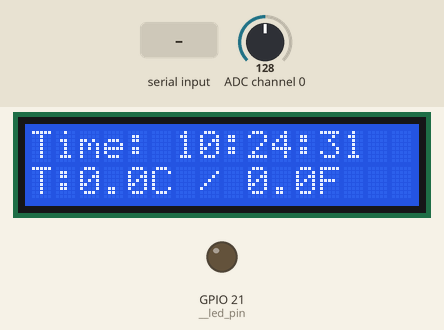
The program below on a simulated Raspberry Pi (BCM pin numbers). Parts: 16×2 character LCD, output pins drawn as LEDs (lit = HIGH). The inputs (shaded band) are chosen by the test bench; at power-on: ADC channel 0 = 128 (analog values on the 0–255 scale). The clock reads 2024-03-15 10:24:30 at power-on unless the program sets it; files the program writes start out absent; threads take turns every 2 ms; library files of the repository ran but are not shown: ADC0834.py; pins used as bus, display or sensor lines are not drawn; what the program prints to the terminal is not drawn.

Above: at 1.6 s.
1.7 s: ADC channel 0 set to 178
4.7 s: "+self.__filename+" typed at the terminal, then Enter
At 4.7 s:
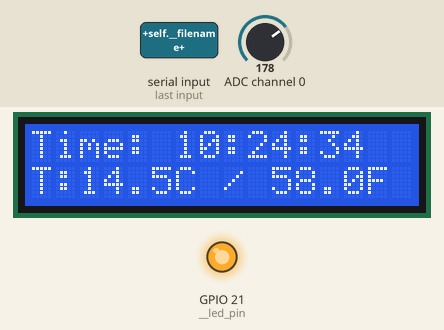
6.6 s: ADC channel 0 set to 224
9.6 s: "threads" typed at the terminal, then Enter
11.6 s: "help" typed at the terminal, then Enter
13.5 s: ADC channel 0 set to 255
At 14.7 s:
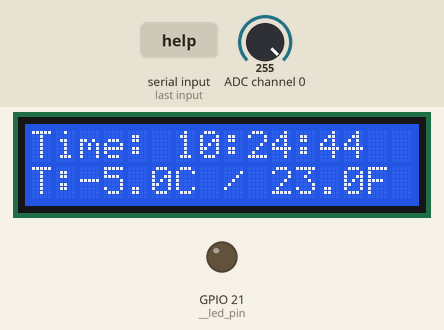
Timing chart, 0 to 16.5 s (numbered marks = the images above; inputs shaded):
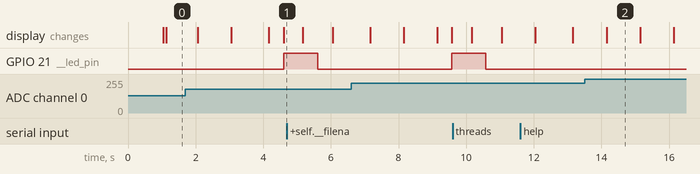

Measured:
- after the input at 13.5 s, GPIO 21 (__led_pin): stays LOW (without the input it goes to HIGH after 1.1 s)
- what the display in image 2 shows lasts 1.0 s, from 14.1 s to 15.1 s

The program:

home.py
```python
import RPi.GPIO as GPIO
import adafruit_dht as DHT
import board
from rpi_lcd import LCD
from signal import signal, SIGTERM, SIGHUP, pause
from threading import Thread
import time
from pathlib import Path
import logging
import math
import ADC0834

class Arbiter():
	def __init__(self):
		self.__currTime = time.localtime()
		logging.basicConfig(filename='runtime_'+self.configureFilename(self.__currTime)+'.log', encoding='utf-8', level=logging.DEBUG)
		logging.info(time.ctime()+' - Initializing...')
		logging.info(time.ctime()+' - Saving log to runtime_'+self.configureFilename(self.__currTime)+'.log')
		# self.__led_pin=13 # BOARD
		self.__led_pin=21 # BCM
		self.__led = False
		# self.__dht_pin=16 # BOARD
		self.__dht_pin=23
		self.__lcd = LCD()
		self.__temperature_c = 0
		self.__temperature_f = 0
		self.__humidity = 0
		self.__running = True
		ADC0834.setup()

		self.__threads = []
		signal(SIGTERM, self.safe_exit)
		signal(SIGHUP, self.safe_exit)
		self.__filename = './data/sensor_data_'+self.configureFilename(self.__currTime)+'.csv'
		if not Path('./data').is_dir():
			Path('./data').mkdir()
			logging.info(time.ctime()+' - ./data directory has been created.')
		if not Path('~'+self.__filename).is_file():
			with open(self.__filename, 'w', encoding='utf-8') as file:
				file.write('time_seconds,humidity,temperature')
			logging.info(time.ctime()+' - created '+self.__filename+' in the ./data folder.')
		logging.info(time.ctime()+' - Using ./data to store temperature and humidity data.')

	def __del__(self):
		self.clear()
		del self.__led_pin, self.__dht_pin, self.__lcd, self.__temperature_c, self.__temperature_f, self.__humidity, self.__running, self.__filename
		while len(self.__threads) > 0:
			if self.__threads[-1].is_alive():
				self.__threads[-1].join(1)
				if self.__threads[-1].is_alive():
					self.__threads[-1].terminate()
			del self.__threads[-1]
		del self.__threads

	def configureFilename(self, timeData):
		currTimeString = str(timeData[0])
		if len(str(timeData[1])) == 1:
			currTimeString += '0'+str(timeData[1])
		else:
			currTimeString += str(timeData[1])
		if len(str(timeData[2])) == 1:
			currTimeString += '0'+str(timeData[2])
		else:
			currTimeString += str(timeData[2])
		return currTimeString

	def clear(self):
		GPIO.cleanup()
		self.__lcd.clear()

	def safe_exit(signum, frame):
		exit(1)

	def start(self):
		self.__threads.append(Thread(target=self.led_control, name='led_control'))
		self.__threads[len(self.__threads)-1].start()
		self.__threads.append(Thread(target=self.temperature, name='temperature'))
		self.__threads[len(self.__threads)-1].start()
		self.__threads.append(Thread(target=self.lcd, name='lcd'))
		self.__threads[len(self.__threads)-1].start()
		exit_list = ['quit', 'exit', 'q']
		temperature = ['temp', 'temperature', 'tp', 't',]# 'humd', 'humidity', 'hd', 'h']
		while self.__running:
			user_input = input('Command: ')
			if user_input.lower() in exit_list:
				print(time.ctime()+' - Exiting...')
				logging.info(time.ctime()+' - Exiting...')
				self.__running = False
			elif user_input.lower() in temperature:
				print(time.ctime()+' - Temperature:{0:0.1f}C /{1:0.1f}F'.format(self.__temperature_c, self.__temperature_f))#, self.__humidity))
			elif user_input.lower() == 'threads':
				for i in self.__threads:
					print(time.ctime()+' - '+str(i.name)+' Alive Status:'+str(i.is_alive()))
			elif user_input.lower() == 'restart':
				print(time.ctime()+' - Restarting threads...')
				while len(self.__threads) > 0:
					print(time.ctime()+' - Killing thread '+str(self.__threads[0].name))
					self.__threads[0].join(1)
					if self.__threads[0].is_alive():
						self.__threads[0].terminate()
					del self.__threads[0]
				self.__threads.append(Thread(target=self.led_control, name='led_control'))
				self.__threads[len(self.__threads)-1].start()
				self.__threads.append(Thread(target=self.temperature, name='temperature'))
				self.__threads[len(self.__threads)-1].start()
				self.__threads.append(Thread(target=self.lcd, name='lcd'))
				self.__threads[len(self.__threads)-1].start()
			elif user_input.lower() == 'help':
				print('Currently supported commands are:\n')
				[print(i) for i in exit_list]
				[print(j) for j in temperature]
				print('threads')
				print('restart')
			else:
				print('Command not recognized.')
		self.__running = False
		self.__threads[len(self.__threads)-2].join()
		self.__threads[len(self.__threads)-1].join()
		# self.clear()

	def lcd(self):
		motion = False
		currTimestamp = time.time()
		while self.__running:
			currTime = time.localtime()
			if (time.time() - currTimestamp) >= 1:
				currTimeString = ''
				if len(str(currTime[3])) == 1:
					currTimeString += '0'+str(currTime[3])
				else:
					currTimeString += str(currTime[3])
				if len(str(currTime[4])) == 1:
					currTimeString += '0'+str(currTime[4])
				else:
					currTimeString += str(currTime[4])
				if len(str(currTime[5])) == 1:
					currTimeString += '0'+str(currTime[5])
				else:
					currTimeString += str(currTime[5])
				self.__lcd.text('Time: '+str(currTimeString[:2])+':'+str(currTimeString[2:4])+':'+str(currTimeString[4:]), 1)
				self.__lcd.text("T:{0:0.1f}C / {1:0.1f}F".format(self.__temperature_c, self.__temperature_f), 2)#, self.__humidity), 2)
				del currTime, currTimeString
				# time.sleep(0.25)

	def temperature(self):
		# GPIO.setup(self.__led_pin, GPIO.OUT)
		# GPIO.output(self.__led_pin,False)
		temperature_list = []
		# sampleSize = 10
		prevTime = time.time()
		while self.__running:
			try:
				# Getting Thermistor readings
				analogVal = ADC0834.getResult()
				Vr = 5 * float(analogVal) / 255
				Rt = 10000 * Vr / (5 - Vr)
				temp = 1/(((math.log(Rt / 10000)) / 3950) + (1 / (273.15+25)))
				Cel = temp - 273.15
				# Fah = Cel * 1.8 + 32
				# self.__temperature_c = Cel
				# self.__temperature_f = Fah
				temperature_list.append(Cel)
				# if len(temperature_list) >= sampleSize:
				if round(time.time()) % 5 == 0 and (time.time() - prevTime) >= 1:
					# GPIO.output(self.__led_pin,True)
					prevTime = time.time()
					self.__led = True
					temperature_c = 0
					for i in temperature_list:
						temperature_c += i
					self.__temperature_c = temperature_c / len(temperature_list)
					self.__temperature_f = self.__temperature_c * 1.8 +32
					currTime = time.localtime()
					if currTime[2] == self.__currTime[2]: # Use the current file
						with open(self.__filename, 'a', encoding='utf-8') as file:
							file.write(str(time.time())+','+str(self.__humidity)+','+str(self.__temperature_c))
					else: # Create a new file
						self.__currTime = currTime
						self.__filename = './data/sensor_data_'+self.configureFilename(self.__currTime)+'.csv'
						with open(self.__filename, 'w', encoding='utf-8') as file:
							file.write('time_seconds,humidity,temperature')
							file.write(str(time.time())+','+str(self.__humidity)+','+str(self.__temperature_c))
						logging.info(time.ctime()+' - created '+self.__filename+' in the ./data folder.')
					del currTime
					del temperature_list
					temperature_list = []
					# GPIO.output(self.__led_pin,False)
				# else:
					# time.sleep(4/sampleSize)
			except Exception as error:
				logging.error(time.ctime()+' - '+str(error))

	def led_control(self):
		GPIO.setup(self.__led_pin, GPIO.OUT)
		GPIO.output(self.__led_pin,False)
		while self.__running:
			if self.__led:
				GPIO.output(self.__led_pin,True)
				self.__led = False
				time.sleep(1)
				GPIO.output(self.__led_pin,False)
			time.sleep(0.1)

	def temp_hum(self):
		DHT_SENSOR=DHT.DHT11(board.D23)
		GPIO.setup(self.__led_pin, GPIO.OUT)
		GPIO.output(self.__led_pin,False)
		while self.__running:
			try:
				# Getting Thermistor readings
				analogVal = ADC0834.getResult()
				Vr = 5 * float(analogVal) / 255
				Rt = 10000 * Vr / (5 - Vr)
				temp = 1/(((math.log(Rt / 10000)) / 3950) + (1 / (273.15+25)))
				Cel = temp - 273.15
				Fah = Cel * 1.8 + 32
				self.__temperature_c = Cel
				self.__temperature_f = Fah

				# Print the values to the serial port
				temperature_c = DHT_SENSOR.temperature
				temperature_f = temperature_c * (9 / 5) + 32
				humidity = DHT_SENSOR.humidity

				# print(
				# 	"Temp: {:.1f} F / {:.1f} C    Humidity: {}% ".format(
				# 		temperature_f, temperature_c, humidity
				# 	)
				# )
				if temperature_c != None and humidity != None:
					GPIO.output(self.__led_pin,True)
					# print ('Celsius: %.2f °C  Fahrenheit: %.2f ℉' % (Cel, Fah))
					# if not temperature_c+1 >= Cel and not temperature_c-1 <= Cel:
					# 	self.__humidity, self.__temperature_c = humidity, Cel
					# else:
					# 	# Adding the two temperature readings together and dividing by two, finding their average
					# self.__humidity, self.__temperature_c = humidity, temperature_c
					self.__humidity = humidity
					currTime = time.localtime()
					if currTime[2] == self.__currTime[2]: # Use the current file
						with open(self.__filename, 'a', encoding='utf-8') as file:
							file.write(str(time.time())+','+str(self.__humidity)+','+str(self.__temperature_c))
					else: # Create a new file
						self.__currTime = currTime
						self.__filename = './data/sensor_data_'+self.configureFilename(self.__currTime)+'.csv'
						with open(self.__filename, 'w', encoding='utf-8') as file:
							file.write('time_seconds,humidity,temperature')
							file.write(str(time.time())+','+str(self.__humidity)+','+str(self.__temperature_c))
						logging.info(time.ctime()+' - created '+self.__filename+' in the ./data folder.')
					del currTime
			except RuntimeError as error:
				# Errors happen fairly often, DHT's are hard to read, just keep going
				logging.error(time.ctime()+' - '+str(error.args[0]))
				time.sleep(2.0)
				continue
			except Exception as error:
				DHT_SENSOR.exit()
				logging.error(time.ctime()+' - '+str(error))
				raise error
			time.sleep(1.0)
			GPIO.output(self.__led_pin,False)
			time.sleep(1.0)
# end Arbiter

if __name__ == "__main__":
	print(time.ctime())
	newArbiter = Arbiter()
	newArbiter.start()
```
